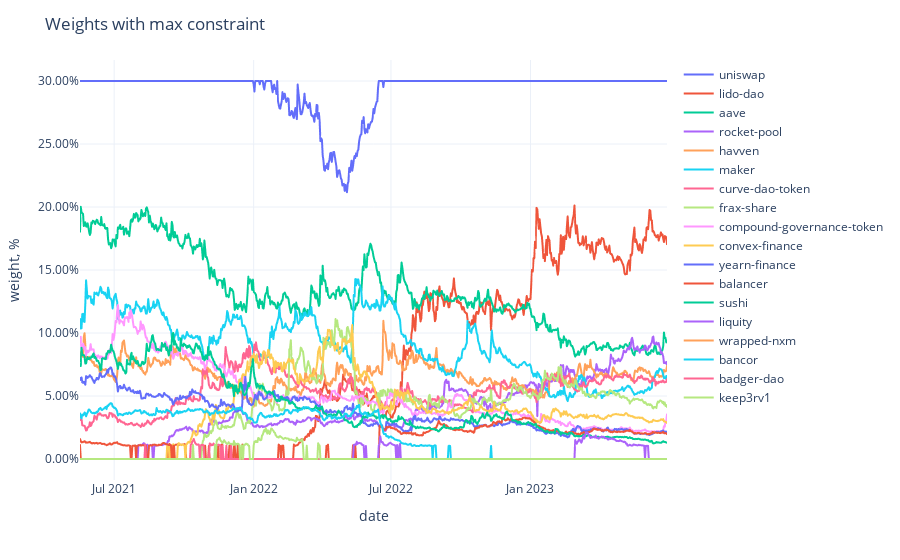

The notebook cell saved with this chart:
### Code cell
fig = px.line(adjusted_weights,
              labels={'value': 'weight, %', 'variable': ''})
fig.update_traces(
    hovertemplate="%{y}"
)
fig.update_yaxes(
    tickformat=".2%",
)
fig.update_xaxes(
    showspikes=True,
    spikethickness=2,
    spikedash="dot",
    spikecolor="#999999",
    spikemode="across",
)
fig.update_layout(
    hovermode="x",
    hoverdistance=100,  ## Distance to show hover label of data point
    spikedistance=1000,  ## Distance to show spike
    template='plotly_white',
    title='Weights with max constraint'
)

### Figure 1 — Plotly figure (JSON) as saved in the notebook; plotly's stock layout.template omitted (floating-point values rounded to 4 significant figures; data arrays with more than 128 entries replaced by an {"elided": "..."} marker saying what was removed)
{"data": [{"hovertemplate": "%{y}", "legendgroup": "uniswap", "line": {"color": "#636efa", "dash": "solid"}, "marker": {"symbol": "circle"}, "mode": "lines", "name": "uniswap", "showlegend": true, "type": "scattergl", "x": {"elided": "775 str values"}, "xaxis": "x", "y": {"elided": "775 float values"}, "yaxis": "y"}, {"hovertemplate": "%{y}", "legendgroup": "lido-dao", "line": {"color": "#EF553B", "dash": "solid"}, "marker": {"symbol": "circle"}, "mode": "lines", "name": "lido-dao", "showlegend": true, "type": "scattergl", "x": {"elided": "775 str values"}, "xaxis": "x", "y": {"elided": "775 float values"}, "yaxis": "y"}, {"hovertemplate": "%{y}", "legendgroup": "aave", "line": {"color": "#00cc96", "dash": "solid"}, "marker": {"symbol": "circle"}, "mode": "lines", "name": "aave", "showlegend": true, "type": "scattergl", "x": {"elided": "775 str values"}, "xaxis": "x", "y": {"elided": "775 float values"}, "yaxis": "y"}, {"hovertemplate": "%{y}", "legendgroup": "rocket-pool", "line": {"color": "#ab63fa", "dash": "solid"}, "marker": {"symbol": "circle"}, "mode": "lines", "name": "rocket-pool", "showlegend": true, "type": "scattergl", "x": {"elided": "775 str values"}, "xaxis": "x", "y": {"elided": "775 float values"}, "yaxis": "y"}, {"hovertemplate": "%{y}", "legendgroup": "havven", "line": {"color": "#FFA15A", "dash": "solid"}, "marker": {"symbol": "circle"}, "mode": "lines", "name": "havven", "showlegend": true, "type": "scattergl", "x": {"elided": "775 str values"}, "xaxis": "x", "y": {"elided": "775 float values"}, "yaxis": "y"}, {"hovertemplate": "%{y}", "legendgroup": "maker", "line": {"color": "#19d3f3", "dash": "solid"}, "marker": {"symbol": "circle"}, "mode": "lines", "name": "maker", "showlegend": true, "type": "scattergl", "x": {"elided": "775 str values"}, "xaxis": "x", "y": {"elided": "775 float values"}, "yaxis": "y"}, {"hovertemplate": "%{y}", "legendgroup": "curve-dao-token", "line": {"color": "#FF6692", "dash": "solid"}, "marker": {"symbol": "circle"}, "mode": "lines", "name": "curve-dao-token", "showlegend": true, "type": "scattergl", "x": {"elided": "775 str values"}, "xaxis": "x", "y": {"elided": "775 float values"}, "yaxis": "y"}, {"hovertemplate": "%{y}", "legendgroup": "frax-share", "line": {"color": "#B6E880", "dash": "solid"}, "marker": {"symbol": "circle"}, "mode": "lines", "name": "frax-share", "showlegend": true, "type": "scattergl", "x": {"elided": "775 str values"}, "xaxis": "x", "y": {"elided": "775 float values"}, "yaxis": "y"}, {"hovertemplate": "%{y}", "legendgroup": "compound-governance-token", "line": {"color": "#FF97FF", "dash": "solid"}, "marker": {"symbol": "circle"}, "mode": "lines", "name": "compound-governance-token", "showlegend": true, "type": "scattergl", "x": {"elided": "775 str values"}, "xaxis": "x", "y": {"elided": "775 float values"}, "yaxis": "y"}, {"hovertemplate": "%{y}", "legendgroup": "convex-finance", "line": {"color": "#FECB52", "dash": "solid"}, "marker": {"symbol": "circle"}, "mode": "lines", "name": "convex-finance", "showlegend": true, "type": "scattergl", "x": {"elided": "775 str values"}, "xaxis": "x", "y": {"elided": "775 float values"}, "yaxis": "y"}, {"hovertemplate": "%{y}", "legendgroup": "yearn-finance", "line": {"color": "#636efa", "dash": "solid"}, "marker": {"symbol": "circle"}, "mode": "lines", "name": "yearn-finance", "showlegend": true, "type": "scattergl", "x": {"elided": "775 str values"}, "xaxis": "x", "y": {"elided": "775 float values"}, "yaxis": "y"}, {"hovertemplate": "%{y}", "legendgroup": "balancer", "line": {"color": "#EF553B", "dash": "solid"}, "marker": {"symbol": "circle"}, "mode": "lines", "name": "balancer", "showlegend": true, "type": "scattergl", "x": {"elided": "775 str values"}, "xaxis": "x", "y": {"elided": "775 float values"}, "yaxis": "y"}, {"hovertemplate": "%{y}", "legendgroup": "sushi", "line": {"color": "#00cc96", "dash": "solid"}, "marker": {"symbol": "circle"}, "mode": "lines", "name": "sushi", "showlegend": true, "type": "scattergl", "x": {"elided": "775 str values"}, "xaxis": "x", "y": {"elided": "775 float values"}, "yaxis": "y"}, {"hovertemplate": "%{y}", "legendgroup": "liquity", "line": {"color": "#ab63fa", "dash": "solid"}, "marker": {"symbol": "circle"}, "mode": "lines", "name": "liquity", "showlegend": true, "type": "scattergl", "x": {"elided": "775 str values"}, "xaxis": "x", "y": {"elided": "775 float values"}, "yaxis": "y"}, {"hovertemplate": "%{y}", "legendgroup": "wrapped-nxm", "line": {"color": "#FFA15A", "dash": "solid"}, "marker": {"symbol": "circle"}, "mode": "lines", "name": "wrapped-nxm", "showlegend": true, "type": "scattergl", "x": {"elided": "775 str values"}, "xaxis": "x", "y": {"elided": "775 int values"}, "yaxis": "y"}, {"hovertemplate": "%{y}", "legendgroup": "bancor", "line": {"color": "#19d3f3", "dash": "solid"}, "marker": {"symbol": "circle"}, "mode": "lines", "name": "bancor", "showlegend": true, "type": "scattergl", "x": {"elided": "775 str values"}, "xaxis": "x", "y": {"elided": "775 float values"}, "yaxis": "y"}, {"hovertemplate": "%{y}", "legendgroup": "badger-dao", "line": {"color": "#FF6692", "dash": "solid"}, "marker": {"symbol": "circle"}, "mode": "lines", "name": "badger-dao", "showlegend": true, "type": "scattergl", "x": {"elided": "775 str values"}, "xaxis": "x", "y": {"elided": "775 float values"}, "yaxis": "y"}, {"hovertemplate": "%{y}", "legendgroup": "keep3rv1", "line": {"color": "#B6E880", "dash": "solid"}, "marker": {"symbol": "circle"}, "mode": "lines", "name": "keep3rv1", "showlegend": true, "type": "scattergl", "x": {"elided": "775 str values"}, "xaxis": "x", "y": {"elided": "775 float values"}, "yaxis": "y"}], "layout": {"hoverdistance": 100, "hovermode": "x", "legend": {"title": {"text": ""}, "tracegroupgap": 0}, "margin": {"t": 60}, "spikedistance": 1000, "title": {"text": "Weights with max constraint"}, "xaxis": {"anchor": "y", "domain": [0, 1], "showspikes": true, "spikecolor": "#999999", "spikedash": "dot", "spikemode": "across", "spikethickness": 2, "title": {"text": "date"}}, "yaxis": {"anchor": "x", "domain": [0, 1], "tickformat": ".2%", "title": {"text": "weight, %"}}}}
